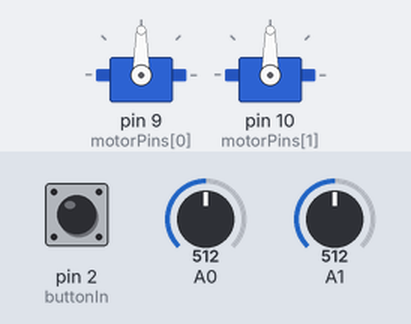
Bench run of a sketch on a simulated Arduino Uno, built with avr-gcc and run on an emulated ATmega328P. On the bench: 2 × servo. Inputs (shaded band) come from the test bench; at power-on: A0 = 512, A1 = 512, pin 2 (buttonIn) HIGH. EEPROM starts erased.

Above: at 1.2 s.
1.3 s: A0 set to 800
2.8 s: A0 set to 827
At 3.28 s:
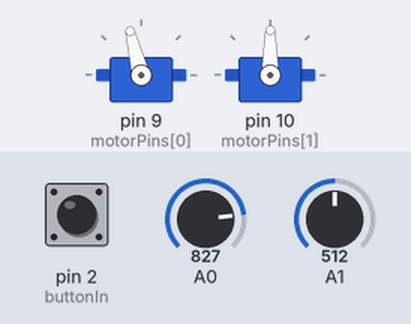
At 4.19 s:
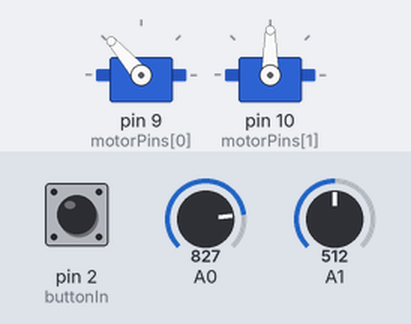
5.8 s: A1 set to 804
8.8 s: A1 set to 824
11.8 s: A1 set to 220
At 12.05 s:
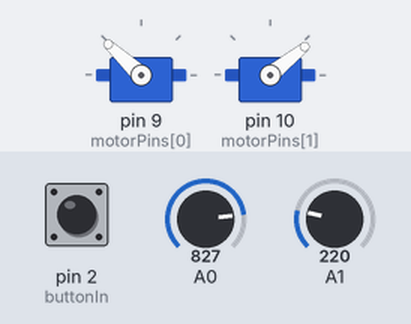
14.8 s: A1 set to 196
At 15.38 s:
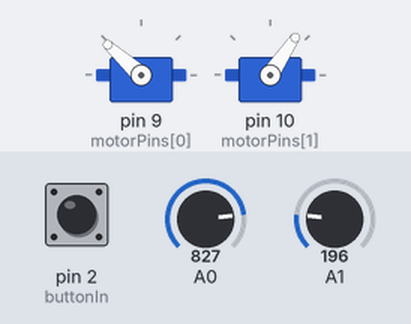
Timing chart, 0 to 18.8 s (numbered marks = the images above; inputs shaded):
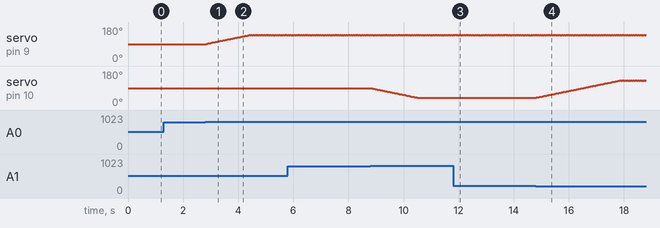

The sketch:

Crane.ino
```cpp
/* The crane consists of 2 motors, one controlling vertical movement and the other controlling horizontal movement
 *  It is controlled by a joystick, with each axis controlling 1 motor.
 *  When the joystick is pressed down, it remembers its current position, and subsequent presses bring it to the saved position
 * The arm is monted on a corkboard platform
 * Coded in C++ using Arduino
 */
#include <Servo.h>
#include <EEPROM.h>

// create servo objects
Servo motors[2];

// potentiometer analog input pins
int motorPins[2] = {9, 10};
int motorPositions[2] = {90, 90};
int joystickPositions[2] = {512, 512};
int savedPositions[2] = {90, 90};

int buttonIn = 2;
int buttonState = 0;
bool buttonPressed = false;
int angle1 = 0;
int angle2 = 0;

void setup()
{
  pinMode(buttonIn, INPUT_PULLUP);
  for (int i = 0; i < 2; i++)
  {
    savedPositions[i] = EEPROM.read(i);
    motors[i].write(savedPositions[i]);
    motors[i].attach(motorPins[i]);
  }
  if (savedPositions[0] <= 180 && savedPositions[1] <= 180)
  {
    // move motors slowly to intial position
    for (int i = 1; i >=0; i--)
    {
      //motors[i].write(savedPositions[i]);
      while (savedPositions[i] != 90)
      {
        if (savedPositions[i] > 90)
        {
          savedPositions[i]--;
        }
        else
        {
          savedPositions[i]++;
        }
        motors[i].write(savedPositions[i]);
        delay(50);
      }
      delay(1000);
    }
  }
  // motors[0].write(90);
  // motors[1].write(90);
}

// general function for moving the motor using the joystick
void moveMotor(int motorNumber, int inputPin, int maxAngle, int minAngle, int direction)
{
  // read the joystick analog position from the input pin
  joystickPositions[motorNumber] = analogRead(inputPin);

  // move the motor if it is within the movement range
  if (motorPositions[motorNumber] <= maxAngle && motorPositions[motorNumber] >= minAngle)
  {
    if (joystickPositions[motorNumber] > 811)
    {
      // move in the "positive direction"
      motorPositions[motorNumber] += direction;
    }
    else if (joystickPositions[motorNumber] < 211)
    {
      // move in the "negative direction"
      motorPositions[motorNumber] -= direction;
    }
  }
  // if the motor somehow finds itself outside of its range, move it back inside
  else if (motorPositions[motorNumber] > maxAngle)
  {
    motorPositions[motorNumber]--;
  }
  else if (motorPositions[motorNumber] < minAngle)
  {
    motorPositions[motorNumber]++;
  }
  // move the servo the target location
  motors[motorNumber].write(motorPositions[motorNumber]);
  // update EEPROM
  EEPROM.update(motorNumber, motorPositions[motorNumber]);
}

// function for the joystick pushbutton
void checkButton()
{
  // if the button is being pressed
  if (digitalRead(buttonIn) == LOW)
  {
    buttonState = 1;
    // buttonPressed is a boolean that gets set to true the first time the button is pressed
    // so if the button has not been pressed before, we save the position that the arm is currently in
    if (!buttonPressed)
    {
      // set buttonPressed to true so we do not overwrite the values next time
      buttonPressed = true;
      // save the current motor positions into variables
      angle1 = motorPositions[0];
      angle2 = motorPositions[1];
    }
    // if button has already been pressed before, move to the saved location
    else
    {
      // get the target location and move there
      motorPositions[1] = angle2;
      motorPositions[0] = angle1;
      motors[1].write(motorPositions[1]);
      delay(2000);
      motors[0].write(motorPositions[0]);
    }
  }
  else
  {
    // button not pressed
    buttonState = 0;
  }
}

void loop()
{
  // main function, we move both motors sequentially
  // if the joystick is not being pushed, the moveMotor function will not make the motor move
  moveMotor(0, 0, 137, 0, 1);
  moveMotor(1, 1, 129, 39, -1);
  // check if the button is being pressed, and act accordingly
  checkButton();
  /*Serial.print("Button: " + String(buttonState) + " ");
  Serial.print("Angle 1: " + String(angle1) + " Angle 2: " + String(angle2));
  Serial.println();*/
  delay(30);
}
```

Measured:
- the behaviour switches between 811 and 812 on A0 (found by bisection; images 0 and 1)
- the behaviour switches between 211 and 210 on A1 (found by bisection; images 3 and 4)
- after the input at 1.3 s, every drawn part: stays the same
- after the input at 11.8 s, servo on pin 10 (motorPins[1]): stops changing and stays 39°
